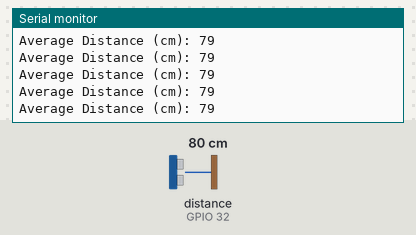
Recording of a sketch running on a simulated ESP32. Parts: the last lines printed to the serial monitor. Wiring (inferred from the names in the program): ultrasonic range finder: trigger GPIO 33; echo GPIO 32. The test bench sets the inputs (shaded band); at power-on: distance to the obstacle (sensor on GPIO 32) 80 cm. The echo pulse lasts 58.3 µs per cm; WiFi joins after 1.5 s; servers stay silent unless stated.

Above: at 5.0 s.
5.1 s: distance to the obstacle (sensor on GPIO 32) set to 2 cm
At 5.18 s:
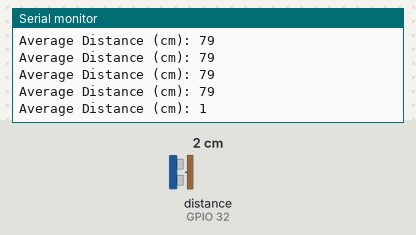
6.6 s: distance to the obstacle (sensor on GPIO 32) set to 4 cm
At 6.67 s:
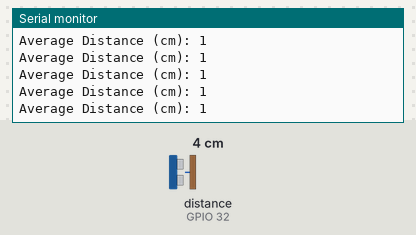
Timing chart, 0 to 9.6 s (numbered marks = the images above; inputs shaded):
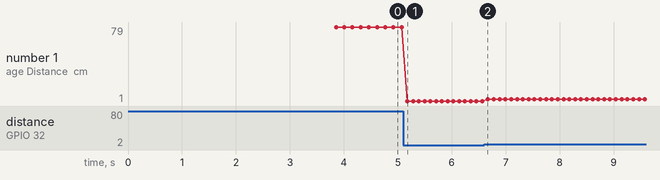

The sketch:

vo.ino
```cpp
#define BLYNK_TEMPLATE_ID "TMPL69U1-y-Wq"
#define BLYNK_TEMPLATE_NAME "Distance Measurement"
#define BLYNK_AUTH_TOKEN "ThhHfTiyI4rD39fUdvc_FOqgrH086O0N"// Replace with your Blynk auth token
#define BLYNK_PRINT Serial

char ssid[] = "IoTs";
char pass[] = "password";

#include <WiFi.h>
#include <WiFiClient.h>
#include <BlynkSimpleEsp32.h> // Use this library

// Ultrasonic sensor pins
#define TRIGGER_PIN 33
#define ECHO_PIN 32

// Number of readings for averaging (increased to 10)
const int numReadings = 10;

// Array to store readings and variable for sum
int readings[numReadings];
int sum = 0;

// Function to calculate distance in centimeters
int duration; // Declare duration variable

int calculateDistance() {
  digitalWrite(TRIGGER_PIN, LOW);
  delayMicroseconds(2); // Trigger pulse for 2 microseconds
  digitalWrite(TRIGGER_PIN, HIGH);
  delayMicroseconds(10); // Maintain high for 10 microseconds (optional)
  digitalWrite(TRIGGER_PIN, LOW);

  duration = pulseIn(ECHO_PIN, HIGH);
  return duration * 0.034 / 2; // Speed of sound in cm/us / 2 (round trip)
}


void setup() {
  Serial.begin(115200);
  pinMode(TRIGGER_PIN, OUTPUT);
  pinMode(ECHO_PIN, INPUT);

  Blynk.begin(BLYNK_AUTH_TOKEN, ssid, pass); // Initialize Blynk connection
  delay(2000); // Optional delay for initialization
}

void loop() {
  Blynk.run(); // Handle Blynk communication

  // Take multiple readings and calculate average
  for (int i = 0; i < numReadings; i++) {
    readings[i] = calculateDistance();
    sum += readings[i];
  }
  int averageDistance = sum / numReadings;

  Serial.print("Average Distance (cm): ");
  Serial.println(averageDistance); // Print to serial monitor for debugging

  Blynk.virtualWrite(V0, averageDistance); // Send averaged distance to Blynk
  delay(100); // Lower delay for faster sampling (adjust as needed)
  sum = 0; // Reset sum for next averaging cycle
}
```

Measured:
- after the input at 5.1 s, the serial monitor: prints a new line after 0.08 s (image 1)
- plotted number 1: 79 → 1 after the input at 5.1 s, 1 → 3 after the input at 6.6 s
